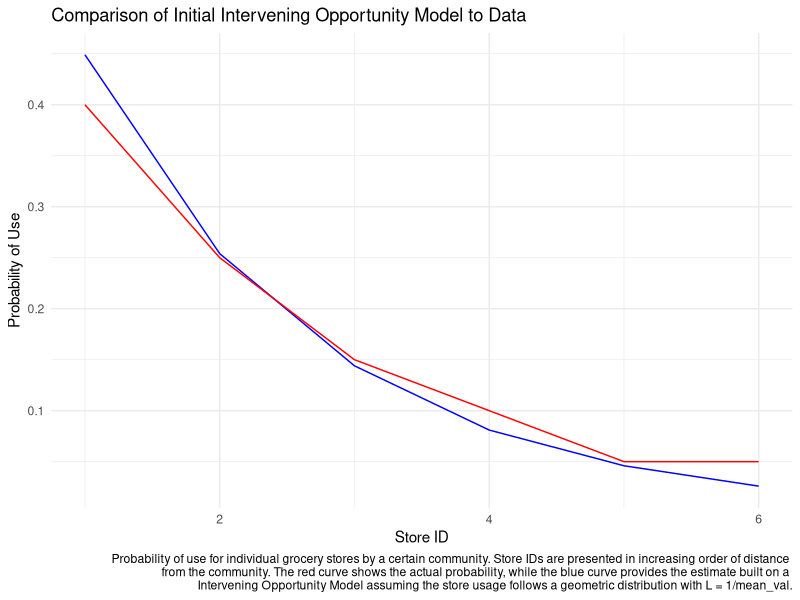
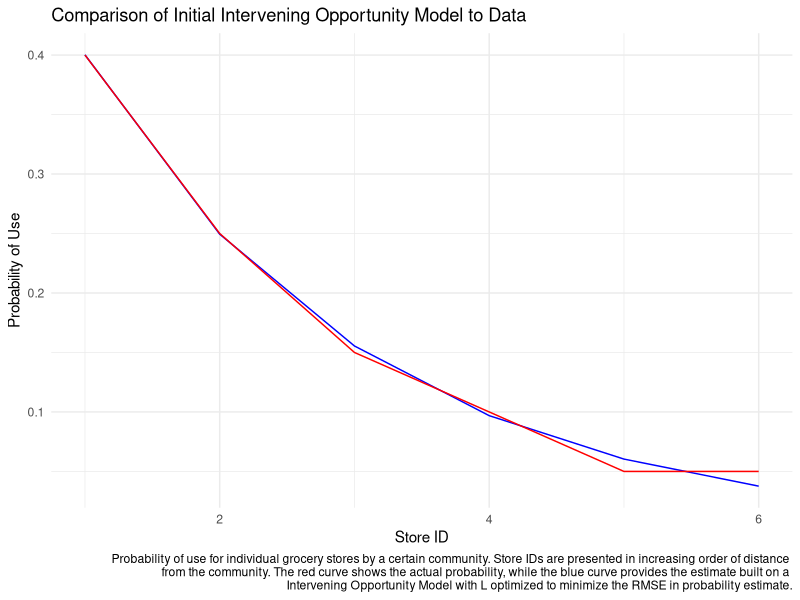
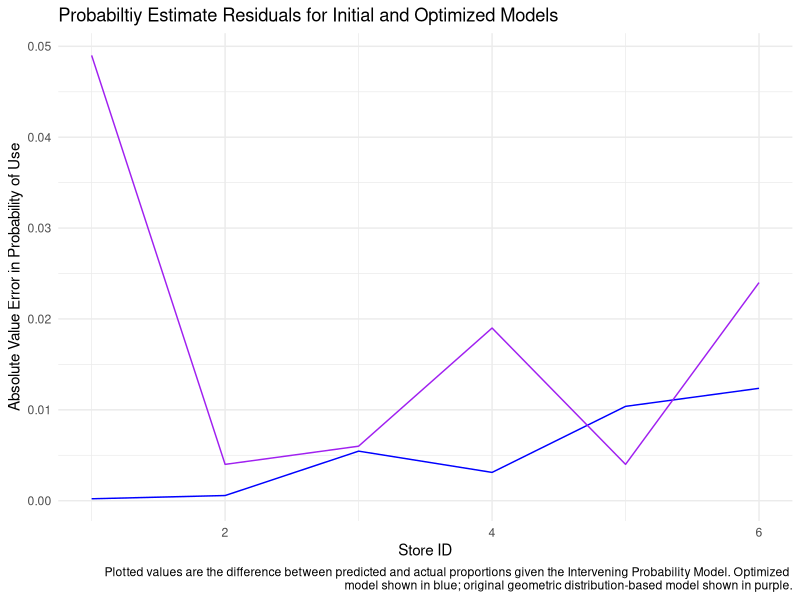
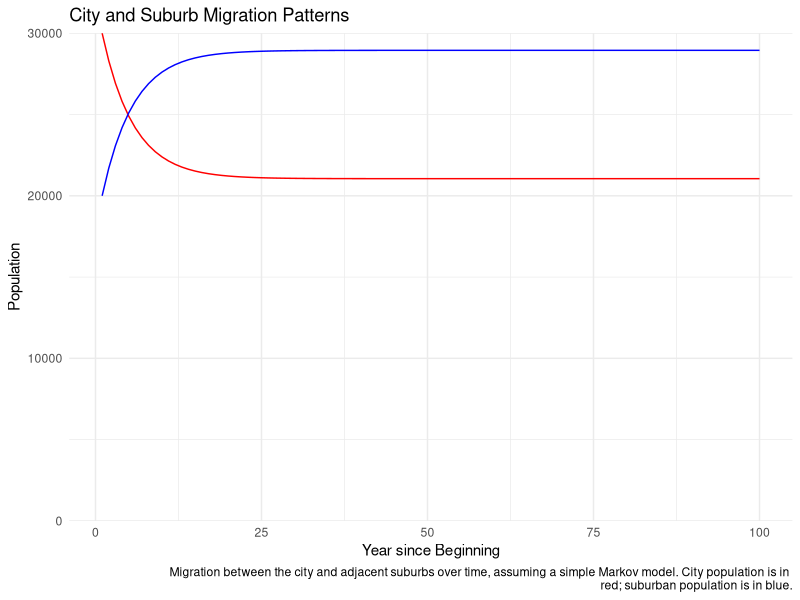

Write the R code that produced these figures, in order.
## ---- chunk 1
knitr::opts_chunk$set(echo = TRUE, fig.align='center')

library(tidyverse)
library(kableExtra)
library(scales)
library(Metrics)
## ---- chunk 2
 
mean_snow <- 96
std_snow <- 32

## ---- chunk 3

# use upper tail to get values ABOVE 120
p_1a <- pnorm(120, mean=mean_snow, sd=std_snow, lower.tail=F)

## ---- chunk 4

less_than_100 <- pnorm(100, mean=mean_snow, sd=std_snow, lower.tail=T)
less_than_90 <- pnorm(90, mean=mean_snow, sd=std_snow, lower.tail=T)

p_1b <- less_than_100 - less_than_90

## ---- chunk 5

p_1c <- qnorm(0.1, mean=mean_snow, sd=std_snow, lower.tail=F)

## ---- chunk 6
 
mean_price <- 100000
std_price <- 35000

## ---- chunk 7

less_than_130 <- pnorm(130000, mean=mean_price, sd=std_price, lower.tail=T)
less_than_90 <- pnorm(90000, mean=mean_price, sd=std_price, lower.tail=T)

p_2a <- less_than_130 - less_than_90

## ---- chunk 8

p_2b <- qnorm(.12, mean=mean_price, sd=std_price, lower.tail=T)

## ---- chunk 9

# we have 6 stores
n <- 6
# here are our given probabilities for each
p_act <- c(.4, .25, .15, .1, .05, .05)

# lets estimate L as the inverse of the mean...
store_df <- data.frame(Store = 1:n,
                       P_Actual = p_act)
mean_result <- sum(store_df$Store * store_df$P_Actual)
L <- 1/mean_result

## ---- chunk 10
# Now we can check our actual results vs. expected ones from the newly fit model:

int_opp_model <- function(L, n, i)
{
  sum <- sum((1-L)^(1:n-1))
  p <- (1-L)^(i-1) * L / sum / L
}

store_df$P_Modeled <- rep(0,n)
for(i in 1:n)
{
  store_df[i,]$P_Modeled <- round(int_opp_model(L,n,i),3)
}
store_df$Error <- (store_df$P_Modeled - store_df$P_Actual)
store_df$Error_Pct <- percent(store_df$Error/store_df$P_Actual)
rmse_init <- rmse(store_df$P_Modeled, store_df$P_Actual)


kable(store_df) %>% kable_styling()

ggplot(data = store_df) + 
  geom_line(aes(x = 1:n, y = P_Modeled), 
            col = "blue") + 
  geom_line(aes(x = 1:n, y = P_Actual), 
            col = "red") + 
  theme_minimal() + 
  ggtitle("Comparison of Initial Intervening Opportunity Model to Data") +
  xlab("Store ID") + 
  ylab("Probability of Use") + 
  labs(caption = "Probability of use for individual grocery stores by a certain community. Store IDs are presented in increasing order of distance \nfrom the community. The red curve shows the actual probability, while the blue curve provides the estimate built on a \nIntervening Opportunity Model assuming the store usage follows a geometric distribution with L = 1/mean_val.")

## ---- chunk 11

# Build a function to evaluate the RMSE error for a given L value...
rmse_int_opp <- function(L)
{
  stores <- 1:n
  opps <- int_opp_model(L,n,1:6)
  rmse(opps,p_act)
}

optimized <- optimize(rmse_int_opp, c(L-(L*.5), L+(L*.5)))

store_opt_df <- store_df
store_opt_df$P_Modeled <- int_opp_model(optimized[[1]], n, 1:6)
store_opt_df$Error <- (store_opt_df$P_Modeled - store_opt_df$P_Actual)
store_opt_df$Error_Pct <- percent(store_opt_df$Error/store_opt_df$P_Actual)

## ---- chunk 12


kable(store_opt_df) %>% kable_styling()

ggplot(data = store_opt_df) + 
  geom_line(aes(x = 1:n, y = P_Modeled), 
            col = "blue") + 
  geom_line(aes(x = 1:n, y = P_Actual), 
            col = "red") + 
  theme_minimal() + 
  ggtitle("Comparison of Initial Intervening Opportunity Model to Data") +
  xlab("Store ID") + 
  ylab("Probability of Use") + 
  labs(caption = "Probability of use for individual grocery stores by a certain community. Store IDs are presented in increasing order of distance \nfrom the community. The red curve shows the actual probability, while the blue curve provides the estimate built on a \nIntervening Opportunity Model with L optimized to minimize the RMSE in probability estimate.")


ggplot() + 
  geom_line(data = store_opt_df,
            aes(x = 1:n, y = abs(P_Modeled-P_Actual)), 
            col = "blue") + 
  geom_line(data = store_df,
            aes(x = 1:n, y = abs(P_Modeled-P_Actual)), 
            col = "purple") + 
  theme_minimal() + 
  ggtitle("Probabiltiy Estimate Residuals for Initial and Optimized Models") +
  xlab("Store ID") + 
  ylab("Absolute Value Error in Probability of Use") + 
  labs(caption = "Plotted values are the difference between predicted and actual proportions given the Intervening Probability Model. Optimized \nmodel shown in blue; original geometric distribution-based model shown in purple.")

## ---- chunk 13

# Annual migration rates as fraction of source population
p_cit <- 0.08
p_sub <- 0.11

# Number of Trials
n = 100
# City Population
cit_pop <- rep(0,n)
cit_pop[[1]] <- 30000
# Suburban Population
sub_pop <- rep(0,4)
sub_pop[[1]] <- 20000
for(i in 2:n)
{
  cit_pop[[i]] <- cit_pop[[i-1]]*(1-p_sub) + sub_pop[[i-1]]*p_cit
  sub_pop[[i]] <- sub_pop[[i-1]]*(1-p_cit) + cit_pop[[i-1]]*p_sub
}

migration_df <- data.frame(city <- cit_pop,
                           suburbs <- sub_pop)
ggplot(migration_df) +
  geom_line(aes(x = 1:n, city),
            col = "red") +
  geom_line(aes(x = 1:n, suburbs),
            col = "blue") +
  theme_minimal() + 
  ggtitle("City and Suburb Migration Patterns") + 
  labs(caption = "Migration between the city and adjacent suburbs over time, assuming a simple Markov model. City population is in \nred; suburban population is in blue.") +
  xlab("Year since Beginning") + 
  ylab("Population") + 
  scale_y_continuous(limits = c(0,30000), expand = c(0,0))

## ---- chunk 14

above_6p3 <- 1 - (1 - exp(-(1/2.35)*6.3))

## ---- chunk 15

above_7p7 <- (exp(-(1/2.35)*7.7))/(exp(-(1/2.35)*6.1))
